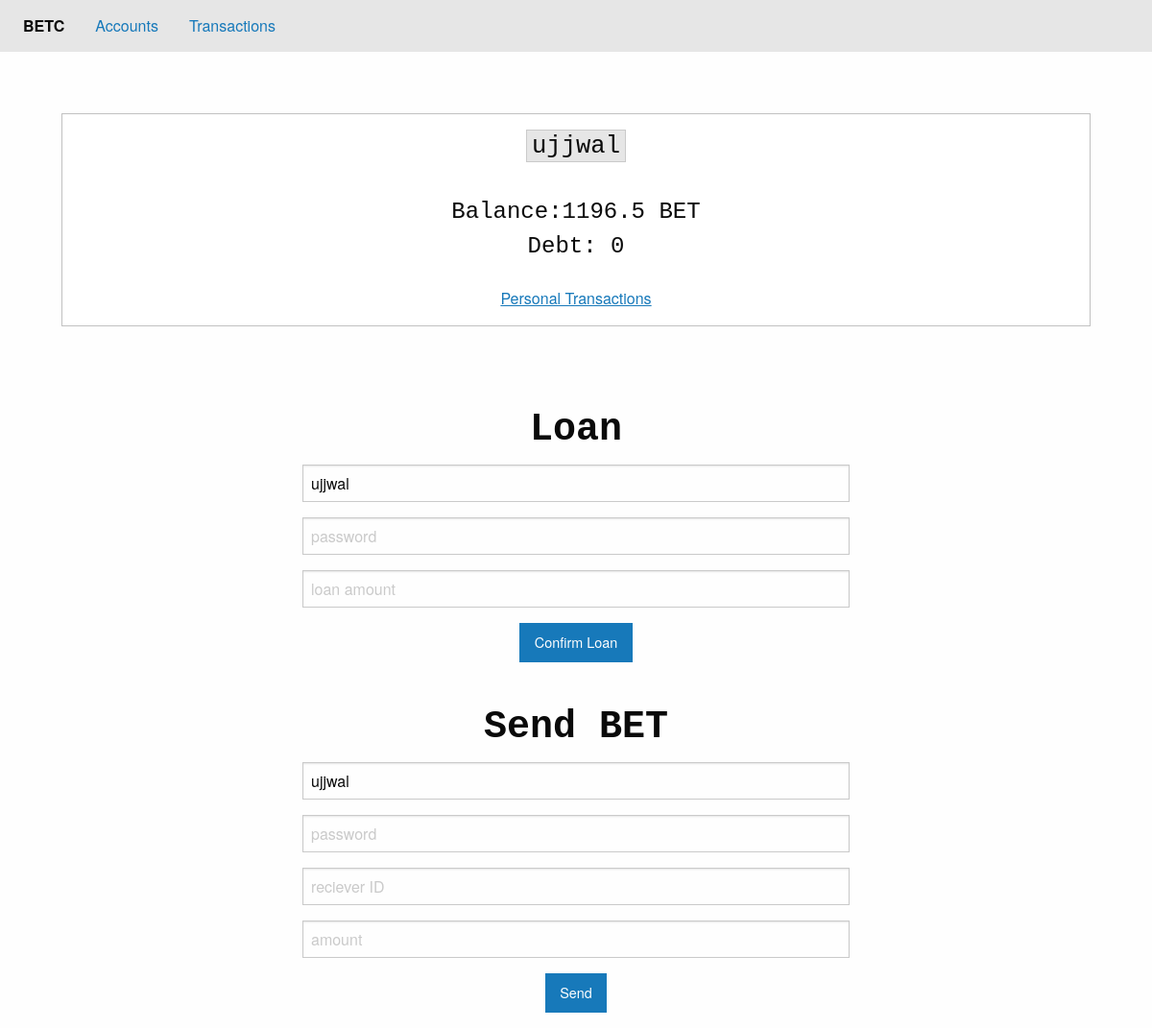
Page /accounts/ujjwal on the earlier database version.
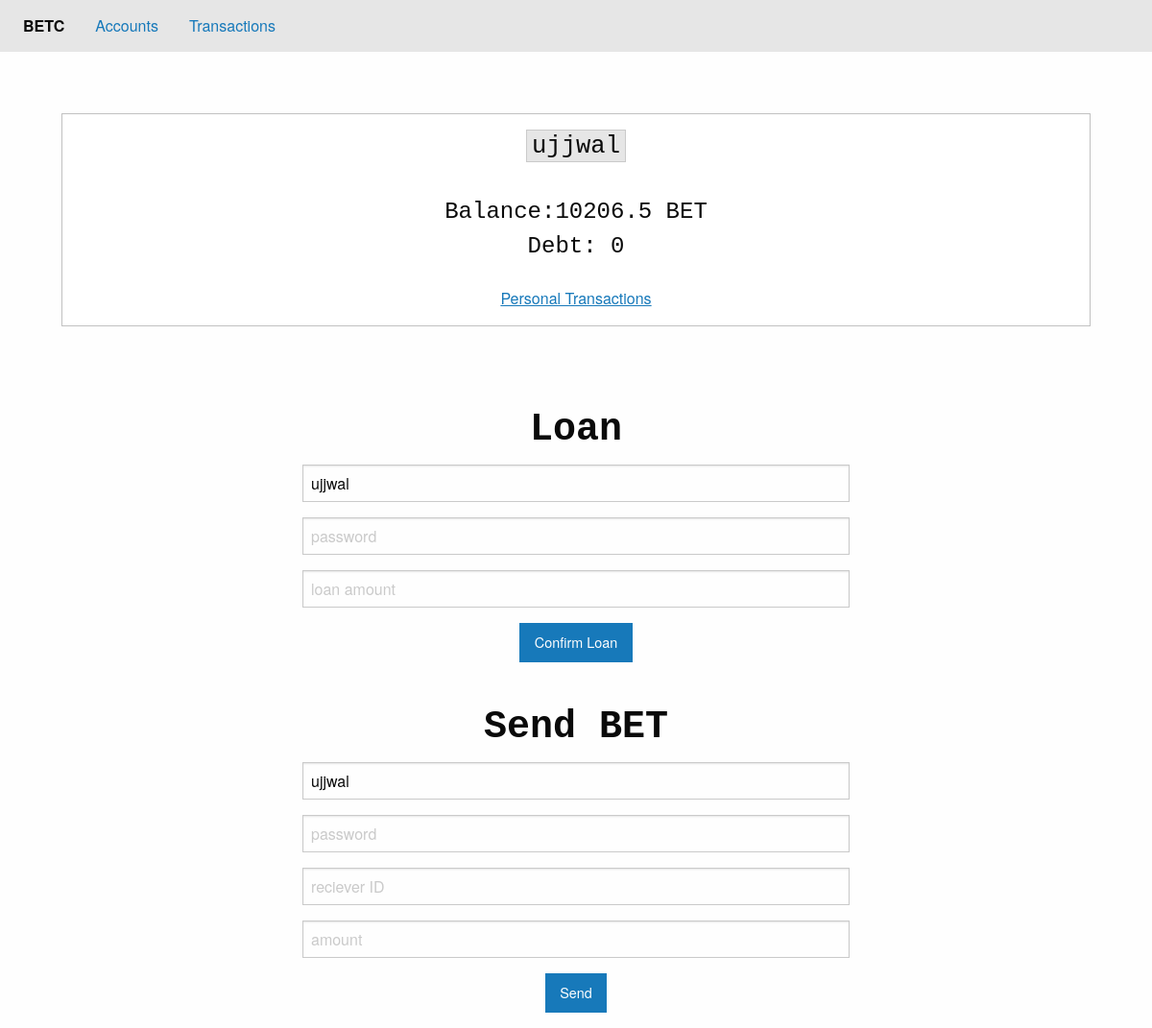
Same page on the later database version.
### app/models.py (models this page shows)
class Wallet(db.Model):
    id = db.Column(db.Integer, primary_key=True)
    username = db.Column(db.String, unique=True, nullable=False)
    password = db.Column(db.String, nullable=False)
    balance = db.Column(db.Integer,nullable=True, default=1000)
    inDebt = db.Column(db.Integer, default=0)
    wins = db.Column(db.Integer, default=0)
    rounds = db.Column(db.Integer, default=0)
    lastDebt = db.Column(db.Integer, default=0)
    debt = db.Column(db.Integer, default=0)

### app/routes.py (the view)
@app.route("/accounts/<username>")
def getWallet(username):
    try:
        wallet = Wallet.query.filter_by(username=username).first()
        return render_template("wallet.html", wallet=wallet)
    except:
        return "User not found"

### app/templates/wallet.html (shortened to what this page needs)
{% extends "index.html" %}
{% block content %}
<section style="width: 100%; text-align:center; padding: 4rem;">
  <div class="callout">
    <h5><code style="font-size: 1.6rem;">{{ wallet.username }}</code></h5>
    <br>
    <span style="font-size: 1.5rem; font-family:'Courier New', Courier, monospace">Balance:{{wallet.balance}} BET</span>
    <br>
    <span style="font-size: 1.5rem; font-family:'Courier New', Courier, monospace">Debt: {{wallet.debt}}</span>
    <br>
    <br>
    <a href="/transactions/{{wallet.username}}" style="text-decoration:underline;">Personal Transactions</a>
  </div>
</section>
<form method="POST" action="/loan" style="width: 50%;margin:auto; text-align: center;">
  <h2 style="font-family:'Courier New', Courier, monospace;"> <b> Loan</b></h2>
  <div class="grid-container">
    <div>
      <div>
        <input name="username" type="text" placeholder="username" value="{{wallet.username}}">
      </div>
      <div>
        <input type="password" placeholder="password" name="password">
      </div>
      <div>
        <input type="text" placeholder="loan amount" name="loanValue">
      </div>
      <button type="submit" class="button">Confirm Loan</button>
    </div>
  </div>
</form>
<br>
<form method="POST" action="/send" style="width: 50%;margin:auto; text-align: center;">
  <h2 style="font-family:'Courier New', Courier, monospace;"> <b> Send BET</b></h2>
  <div class="grid-container">
    <div>
      <div>
        <input name="username" type="text" placeholder="username" value="{{wallet.username}}">
      </div>
      <div>
        <input type="password" placeholder="password" name="password">
      </div>
      <div>
        <input type="text" placeholder="reciever ID" name="reciever">
      </div>
      <div>
        <input type="text" placeholder="amount" name="amount">
      </div>
      <button type="submit" class="button">Send</button>
    </div>
  </div>
</form>
{% endblock %}

### app/templates/index.html (shortened to what this page needs)
<!DOCTYPE html>
<html lang="en">
<head>
    {% block header %}
    <link rel="stylesheet" href="https://cdn.jsdelivr.net/npm/foundation-sites@6.6.3/dist/css/foundation.min.css"
>
    {% endblock %}
</head>
<body>
    {% block nav %}
    <div class="top-bar">
        <div class="top-bar-left">
            <ul class="dropdown menu" data-dropdown-menu>
                <li id="logo" class="menu-text">BETC</li>
                <li><a href="/accounts">Accounts</a></li>
                <li><a href="/transactions">Transactions</a></li>
            </ul>
        </div>
    </div>
    {% endblock %}
    {% block content %}
    {% endblock %}
</body>
</html>

Differences in the rows shown:
changed Wallet "ujjwal": balance "1196.5" → "10206.5"
